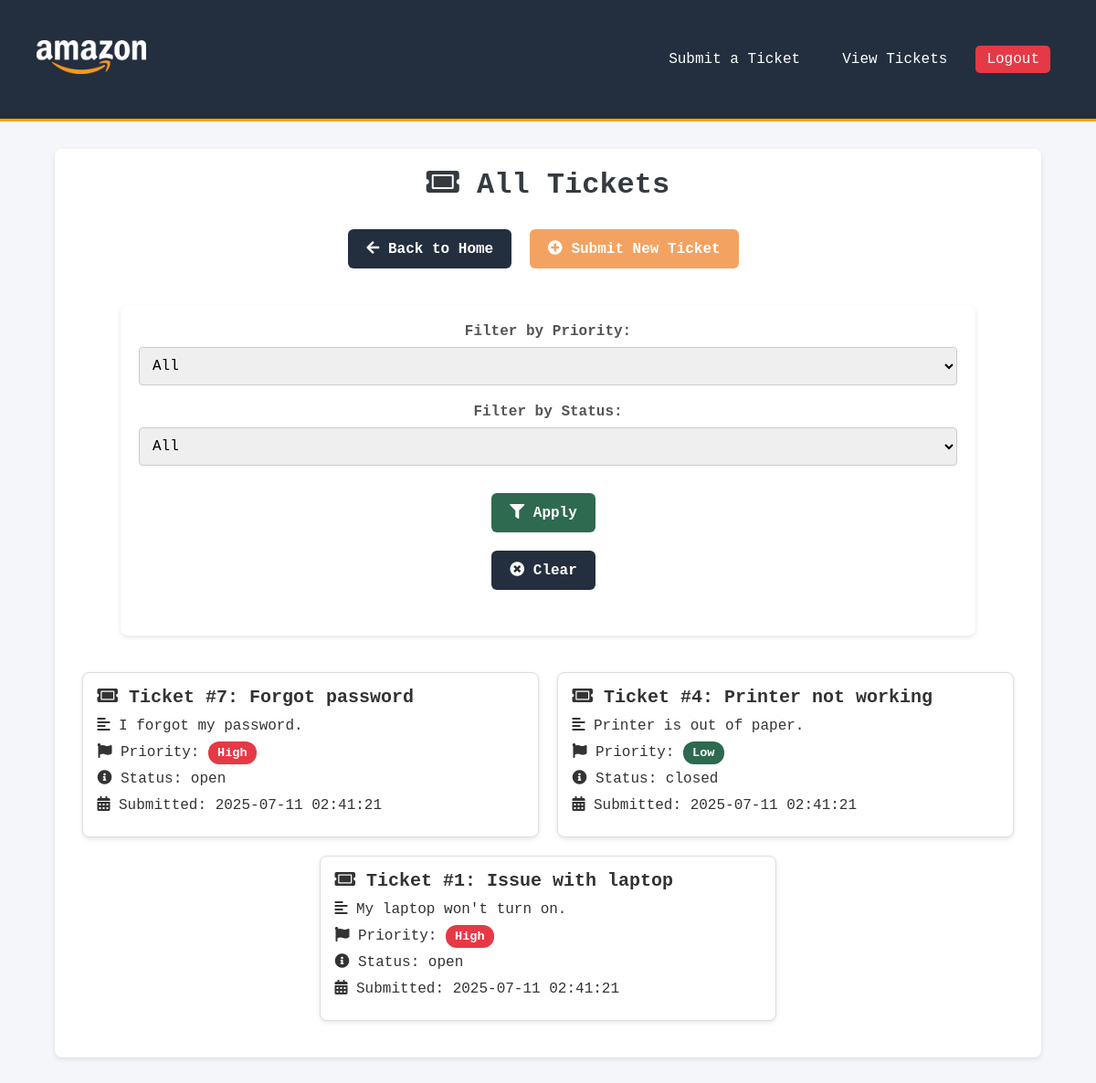
Before: /tickets (signed in) with the older database file.
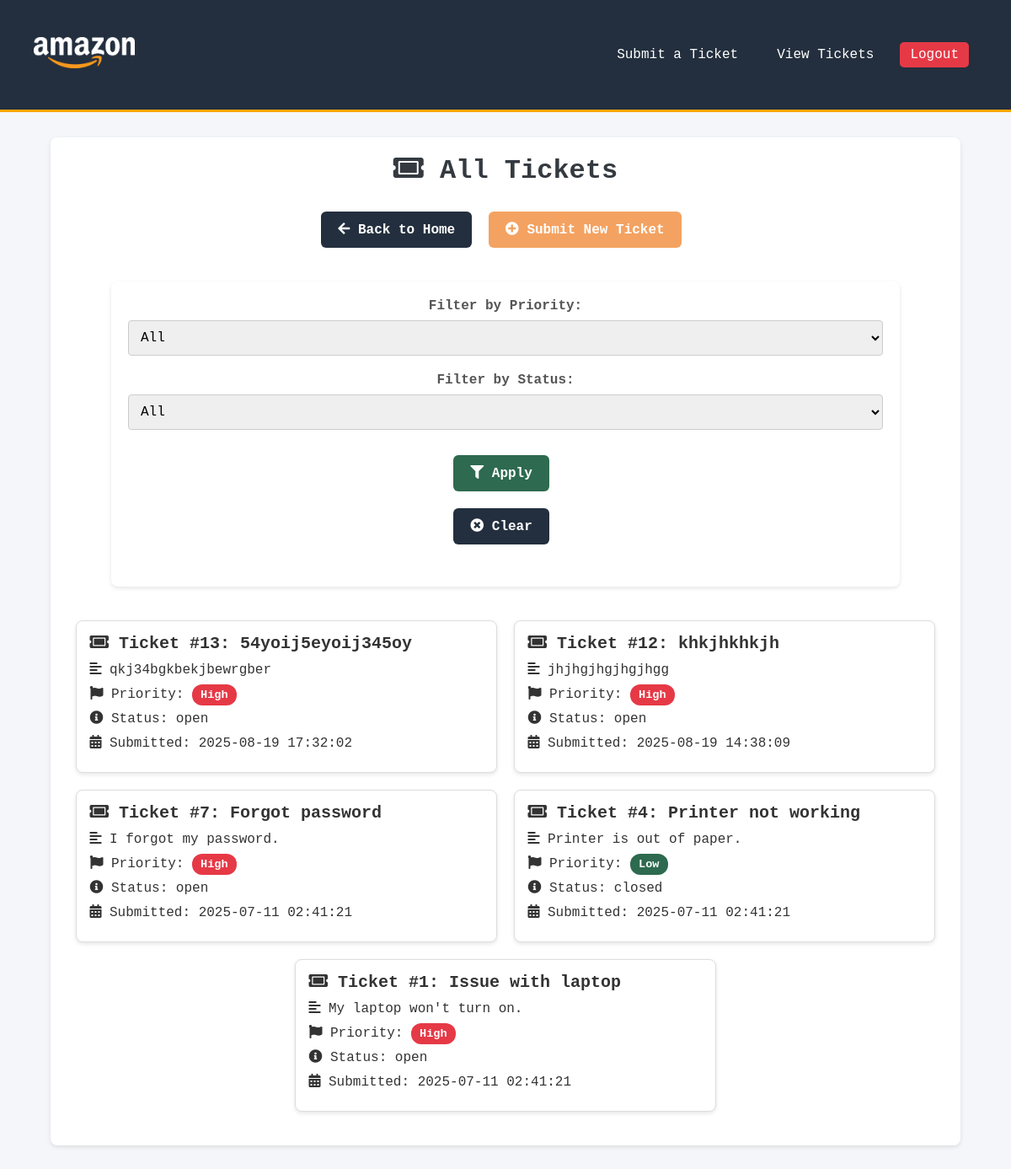
After: the same page with the newer database file.
### tables this page shows
CREATE TABLE tickets (
            id INTEGER PRIMARY KEY AUTOINCREMENT,
            user_id INTEGER NOT NULL,
            title TEXT NOT NULL,
            description TEXT NOT NULL,
            priority TEXT CHECK(priority IN ('High', 'Medium', 'Low')),
            status TEXT CHECK(status IN ('open', 'in_progress', 'closed')),
            created_at DATETIME DEFAULT CURRENT_TIMESTAMP,
            FOREIGN KEY (user_id) REFERENCES users(id)
        );

### app/tickets.py (the view, shortened to what this page needs)
@app.route('/tickets')
@login_required
def tickets():
    conn = get_db_connection()
    query = '''
        SELECT
            tickets.*,
            users.username,
            users.id AS apprentice_id
        FROM tickets
        JOIN users ON tickets.user_id = users.id
        WHERE 1=1
    '''
    params = []
    is_admin = (session.get('role') == 'admin')
    if not is_admin:
        query += ' AND tickets.user_id = ?'
        params.append(get_user_id(session['username']))
    status_filter = (request.args.get('status') or '').strip()
    if status_filter:
        query += ' AND tickets.status = ?'
        params.append(status_filter)
    priority_filter = (request.args.get('priority') or '').strip()
    if priority_filter:
        query += ' AND tickets.priority = ?'
        params.append(priority_filter)
    query += ' ORDER BY tickets.id DESC'
    tickets = conn.execute(query, params).fetchall()
    conn.close()
    return render_template('tickets.html', tickets=tickets)

### app/db.py (called while the page is built)
def get_db_connection():
    conn = sqlite3.connect('helpdesk.db')
    conn.row_factory = sqlite3.Row
    return conn

def get_user_id(username):
    conn = get_db_connection()
    user = conn.execute('SELECT id FROM users WHERE username = ?', (username,)).fetchone()
    conn.close()
    return user['id'] if user else None

### app/tickets.py (called while the page is built)
def login_required(f):
    from functools import wraps
    from flask import redirect, url_for, flash
    @wraps(f)
    def decorated_function(*args, **kwargs):
        if 'username' not in session:
            flash('You need to log in to view this page.', 'error')
            return redirect(url_for('login'))
        return f(*args, **kwargs)
    return decorated_function

### app/templates/tickets.html (shortened to what this page needs)
<!DOCTYPE html>
<html lang="en">
<head>
    <link rel="stylesheet" href="{{ url_for('static', filename='styles.css') }}">
    <link rel="stylesheet" href="https://cdnjs.cloudflare.com/ajax/libs/font-awesome/5.15.1/css/all.min.css">
</head>
<body>
<header class="header">
    <a href="{{ url_for('home') }}">
        <img src="{{ url_for('static', filename='logo.png') }}" alt="Helpdesk Logo">
    </a>
    <nav class="nav" id="navbar">
        {% if session['role'] != 'admin' %}
        <a href="/submit_ticket">Submit a Ticket</a>
        {% endif %}
        <a href="/tickets">View Tickets</a>
        {% if 'username' in session %}
        <a href="#" class="btn btn-danger" onclick="confirmLogout()">Logout</a>
        {% else %}
        <a href="/login" class="btn btn-warning">Login</a>
        {% endif %}
    </nav>
</header>
<div class="container">
    <h1><i class="fas fa-ticket-alt"></i> All Tickets</h1>
    <div class="text-center">
        <a href="{{ url_for('home') }}" class="btn btn-secondary">
            <i class="fas fa-arrow-left"></i> Back to Home
        </a>
           {% if session['role'] != 'admin' %}
        <a href="{{ url_for('submit_ticket') }}" class="btn btn-success">
            <i class="fas fa-plus-circle"></i> Submit New Ticket
        </a>
            {% endif %}
    </div>
    <div class="container d-flex justify-content-center">
        <div class="w-100" style="max-width: 1100px;">
            <form method="GET" action="/tickets" class="text-center">
                <div class="form-row justify-content-center">
                    <div class="form-group col-12 col-md-3">
                        <label for="priority">Filter by Priority:</label>
                        <select id="priority" name="priority" class="form-control mx-auto">
                            <option value="" {% if request.args.get(
                            'priority','') == '' %}selected{% endif %}>All</option>
                        </select>
                    </div>
                    <div class="form-group col-12 col-md-3">
                        <label for="status">Filter by Status:</label>
                        <select id="status" name="status" class="form-control mx-auto">
                            <option value="" {% if request.args.get(
                            'status','') == '' %}selected{% endif %}>All</option>
                        </select>
                    </div>
                </div>
                <div class="form-row justify-content-center mt-3">
                    <div class="col-6 col-md-3 mb-2">
                        <button type="submit" class="btn btn-primary btn-block">
                            <i class="fas fa-filter"></i> Apply
                        </button>
                    </div>
                    <div class="col-6 col-md-3">
                        <a href="/tickets" class="btn btn-secondary btn-block">
                            <i class="fas fa-times-circle"></i> Clear
                        </a>
                    </div>
                </div>
            </form>
        </div>
    </div>
    <div class="row">
        {% if tickets %}
        {% for ticket in tickets %}
        <div class="card" onclick="location.href='{{ url_for('view_ticket', ticket_id=ticket['id']) }}'">
            <div class="card-body">
                <h5 class="card-title">
                    <i class="fas fa-ticket-alt"></i> Ticket #{{ ticket['id'] }}: {{ ticket['title'] }}
                </h5>
                <p class="card-text"><i class="fas fa-align-left"></i> {{ ticket['description'] }}</p>
                <p class="card-text">
                    <i class="fas fa-flag"></i> Priority:
                    <span class="badge badge-{{ 'danger' if ticket['priority'] == 'High' else 'warning' if ticket['priority'] == 'Medium' else 'success' }}">
                        {{ ticket['priority'] }}
                    </span>
                </p>
                <p class="card-text"><i class="fas fa-info-circle"></i> Status: {{ ticket['status'] }}</p>
                <p class="card-text"><i class="fas fa-calendar-alt"></i> Submitted: {{ ticket['created_at'] }}</p>
            </div>
        </div>
        {% endfor %}
        {% else %}
        <div class="alert alert-info text-center">
            <i class="fas fa-info-circle"></i> No tickets found.
        </div>
        {% endif %}
    </div>
</div>
</body>
</html>

### app/static/styles.css (style rules this page uses)
* { margin: 0; padding: 0; box-sizing: border-box; font-family: Consolas, Monaco, monospace; }
body { background-color: #f4f6f9; color: #333; }
h1 { text-align: center; color: #343a40; margin-bottom: 20px; }
.text-center { text-align: center; }
.container { width: 90%; max-width: 1200px; margin: 30px auto 40px auto; padding: 20px; background-color: white; border-radius: 8px; box-shadow: 0 2px 5px rgba(0, 0, 0, 0.1); }
.header { background-color: #232f3e; padding: 40px; display: flex; justify-content: space-between; align-items: center; border-bottom: 3px solid #ffa500; }
.header img { max-width: 120px; }
.nav { display: flex; align-items: center; margin-left: auto; }
.nav a { color: white; text-decoration: none; padding: 10px 15px; margin-left: 1rem; border-radius: 5px; font-weight: 500; transition: background-color 0.3s, box-shadow 0.3s; }
.nav a.btn { padding: 0.375rem 0.75rem; }
.btn { padding: 12px 20px; font-size: 16px; border-radius: 6px; font-weight: 600; border: none; cursor: pointer; transition: background-color 0.3s ease; text-align: center; display: inline-block; text-decoration: none; margin: 10px 10px 10px 0; }
.btn-primary { background-color: #2D6A4F; color: #fff; }
.btn-secondary { background-color: #232f3e;; color: #fff; }
.btn-success { background-color: #F4A261; color: #fff; }
.btn-danger { background-color: #E63946; color: #fff; }
.form-group { margin-bottom: 20px; }
label { display: block; margin-bottom: 8px; font-weight: bold; color: #555; }
input[type="text"], select, textarea { width: 100%; padding: 10px; border: 1px solid #ccc; border-radius: 4px; font-size: 16px; }
.form-row { display: flex; justify-content: space-between; flex-wrap: wrap; gap: 10px; margin-bottom: 20px; align-items: flex-end; }
.form-row .col-md-3 { flex-basis: 30%; min-width: 250px; }
.row { display: flex; flex-wrap: wrap; justify-content: space-around; margin-top: 20px; }
.card { background: #fff; border: 1px solid #ddd; border-radius: 8px; padding: 15px; margin-bottom: 20px; flex-basis: 48%; box-shadow: 0 2px 5px rgba(0, 0, 0, 0.1); transition: box-shadow 0.3s ease; display: flex; flex-direction: column; justify-content: space-between; }
.card-title { font-size: 1.25rem; font-weight: bold; margin-bottom: 10px; }
.card-text { margin-bottom: 10px; }
.badge { padding: 5px 10px; border-radius: 12px; font-size: 0.85rem; font-weight: 600; color: white; }
.badge-danger { background-color: #E63946; }
.badge-success { background-color: #2D6A4F; }

### app/templates/tickets.html (style rules this page uses)
div.form-row { display: block; align-items: center; }
.form-group input, .form-group select { width: 100%; }

Changed rows visible on the page:
added tickets: id "13", title "54yoij5eyoij345oy", description "qkj34bgkbekjbewrgber", priority "High", status "open", created_at "2025-08-19 17:32:02"
added tickets: id "12", title "khkjhkhkjh", description "jhjhgjhgjhgjhgg", priority "High", status "open", created_at "2025-08-19 14:38:09"
